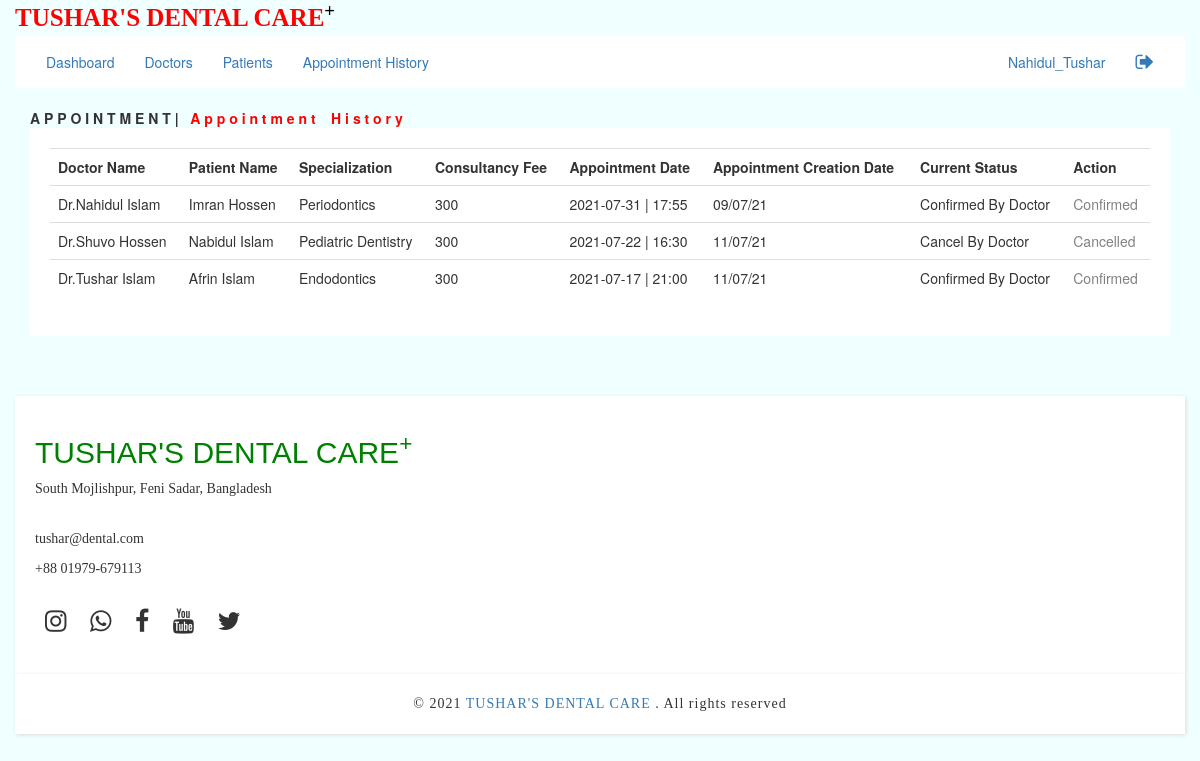
/appointmenthistory.php (signed in), run on the app's committed database.
### tables this page shows
CREATE TABLE `appointment` (
  `id` int(11) NOT NULL,
  `specialization` varchar(50) NOT NULL,
  `doctor` varchar(50) NOT NULL,
  `fee` varchar(5) NOT NULL,
  `date` varchar(20) NOT NULL,
  `time` varchar(20) NOT NULL,
  `cdate` varchar(20) NOT NULL,
  `currentstatus` varchar(30) NOT NULL,
  `username` varchar(50) NOT NULL,
  `patientname` varchar(50) NOT NULL,
  `action` varchar(10) NOT NULL
);

### appointmenthistory.php (the view, shortened to what this page needs)
<?php  include("adminheader.php")   ?>
<div class="col col-lg-12">
 <b> A P P O I N T M E N T  | <span style="color:red"> &nbsp; A p p o i n t m e n t  &nbsp; &nbsp;H i s t o r y </span> </b>
   <div class="col col-lg-12" id="managedoctor">
    <table class="table">
      <tr><th>Doctor Name</th> <th>Patient Name</th><th>Specialization</th> <th>Consultancy Fee </th> <th> Appointment Date</th>
      <th>Appointment Creation Date </th> <th>Current Status </th>  <th>Action</th></tr>
      <?php
     include("connection.php");
     $sql="SELECT * FROM appointment ";
     $result=mysqli_query($conn,$sql);
     if(mysqli_num_rows($result)>0){
     while($row=mysqli_fetch_assoc($result)){
?>
<tr><td>Dr.<?php   echo $row['doctor']  ?></td> <td><?php   echo $row['patientname']  ?></td> <td><?php   echo $row['specialization']  ?></td> <td><?php   echo $row['fee']  ?></td>
<td>  <?php   echo $row['date']." | ".$row['time']  ?> </td><td> <?php   echo $row['cdate']  ?> </td>
<td> <?php   echo $row['currentstatus']  ?> </td> <td style="color:grey"> <?php  echo $row['action'] ?> </td>
</tr>
<?php
     }
     }
?>
    </table>
   </div>
</div>
<?php  include("footer.php")   ?>

### appointmenthistory.php (style rules this page uses)
#managedoctor { background:#ffff; padding:20px; }

### data on the page
appointment: doctor "Nahidul Islam", patientname "Imran Hossen", specialization "Periodontics", fee "300", date "2021-07-31", time "17:55", cdate "09/07/21", currentstatus "Confirmed By Doctor", action "Confirmed"
appointment: doctor "Shuvo Hossen", patientname "Nabidul Islam", specialization "Pediatric Dentistry", fee "300", date "2021-07-22", time "16:30", cdate "11/07/21", currentstatus "Cancel By Doctor", action "Cancelled"
appointment: doctor "Tushar Islam", patientname "Afrin Islam", specialization "Endodontics", fee "300", date "2021-07-17", time "21:00", cdate "11/07/21", currentstatus "Confirmed By Doctor", action "Confirmed"

### other printed values
$_SESSION['user'] "Nahidul_Tushar"
